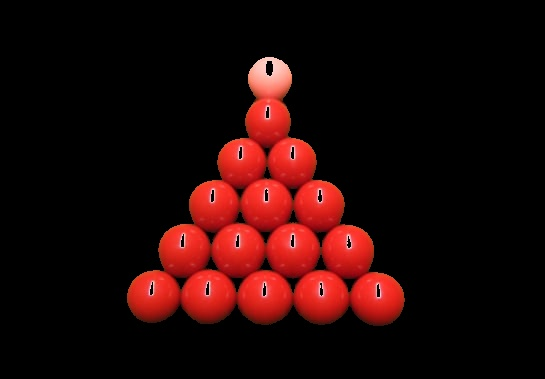
#> input picture red_only_output.jpg, 545 x 379 px
$ python main.py
#> lines starting #> are read from the running program, lines starting #| are printed output that depends on the picture; after the words box and inside, x2 and y2 are one past the last pixel; in counts of white or black regions, pixels touching at a corner belong together
import cv2
import numpy as np
import matplotlib.pyplot as plt

# Reading image
img = cv2.imread('red_only_output.jpg')
#> img is the input picture: shape (379, 545, 3); mean B, G, R 6.5, 7.5, 34.3

gray = cv2.cvtColor(img, cv2.COLOR_BGR2GRAY)
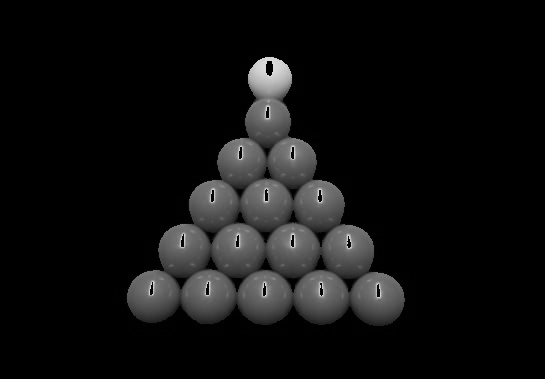
#> gray: shape (379, 545); min 0, max 225, mean 15.4

# Applying Gaussian blur to reduce noise
blur = cv2.GaussianBlur(gray, (7, 7), 0)
_, threshold = cv2.threshold(blur, 150, 255, cv2.THRESH_BINARY_INV)
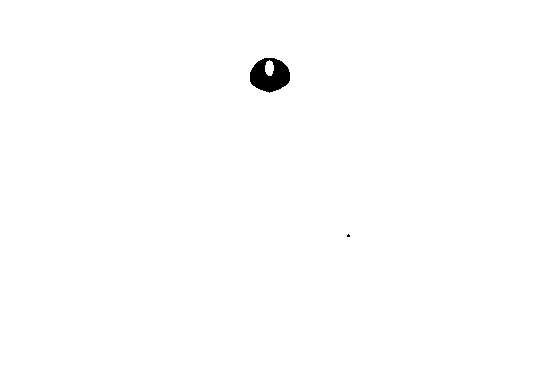
#> threshold: shape (379, 545); 99.5% white; 2 black regions (1 under 20 px), largest, box (x1, y1, x2, y2) and area: (250, 58, 290, 93) 951

contours, _ = cv2.findContours(threshold, cv2.RETR_EXTERNAL, cv2.CHAIN_APPROX_SIMPLE)
#> contours = [[[0, 0], [0, 378], [544, 378], [544, 0]]]

# Converting image to grayscale
gray = cv2.cvtColor(img, cv2.COLOR_BGR2GRAY)

# Applying Gaussian blur to reduce noise
blur = cv2.GaussianBlur(gray, (5, 5), 0)

# Initialize variables for storing the largest triangle
max_triangle_area = 0
max_triangle = None

for contour in contours:
    # Approximating the shape
    epsilon = 0.02 * cv2.arcLength(contour, True)
    approx = cv2.approxPolyDP(contour, epsilon, True)

    # Finding the center point of the shape
    M = cv2.moments(approx)
    if M['m00'] != 0:
        x = int(M['m10'] / M['m00'])
        y = int(M['m01'] / M['m00'])

    # Detecting triangles
    if len(approx) == 3:
        # Calculate area of the triangle
        area = cv2.contourArea(approx)

        # Update the largest triangle if the current triangle has a greater area
        if area > max_triangle_area:
            max_triangle_area = area
            max_triangle = approx
#> this loop made 1 pass
#> (epsilon, approx, x, y) on pass 1: (36.88, [[0, 0], [0, 378], [544, 378], [544, 0]], 272, 189)
#> after the loop, max_triangle_area = 0

# If a triangle is found, draw it on the image
if max_triangle is not None:
    cv2.drawContours(img, [max_triangle], 0, (0, 255, 0), -1)
    cv2.putText(img, 'Triangle', (x, y), cv2.FONT_HERSHEY_SIMPLEX, 0.5, (255, 255, 255), 2)

# Display the image
plt.imshow(cv2.cvtColor(img, cv2.COLOR_BGR2RGB))
plt.title('Detected Largest Triangle')
plt.axis('off')
plt.show()
